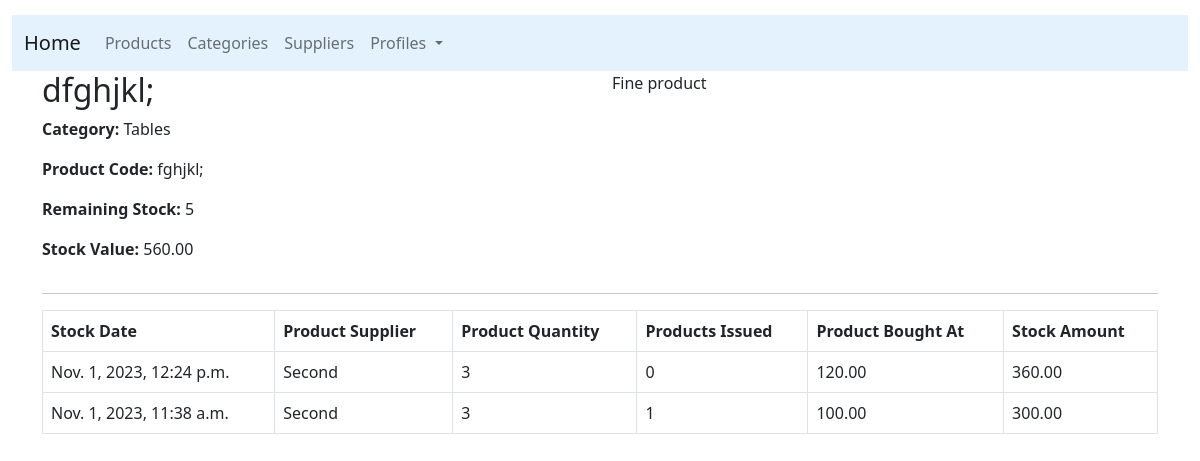
Page /detail/3/ (signed in) on the earlier database version.
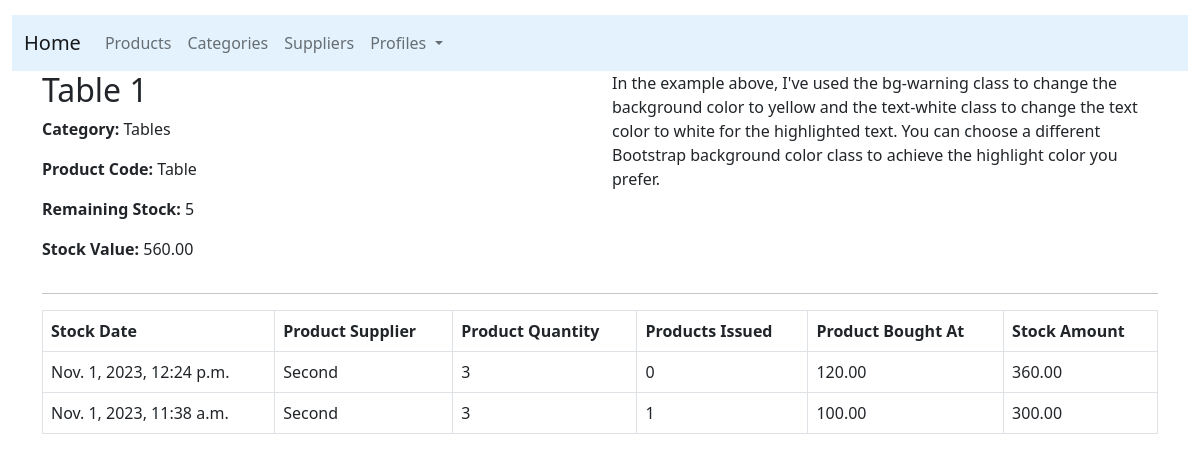
Same page on the later database version.
### products/models.py (models this page shows, shortened)
class Product(models.Model):
    product_category = models.ForeignKey(Category,related_name='products',on_delete=models.CASCADE)
    product_code = models.CharField(max_length=20, db_index=True, unique=True)
    product_name = models.CharField(max_length=100, db_index=True)
    product_slug = models.SlugField(max_length=110, db_index=True)
    product_description = models.TextField(blank=True)
    date_created = models.DateTimeField(auto_now_add=True)
    date_updated = models.DateTimeField(auto_now=True)
    class Meta:
        ordering = ('product_name',)
        index_together = (('id', 'product_slug'),)
    def get_total_stock_quantity(self):
        total_quantity = 0
        product_stocks = self.stock.all()  # Assuming you have related_name='stock' in ProductStock
        for stock in product_stocks:
            total_quantity += stock.product_quantity
        return total_quantity
    def get_remaining_stock(self):
        total_quantity = self.get_total_stock_quantity()
        products_issued_sum = self.stock.aggregate(Sum('products_issued'))['products_issued__sum']
        remaining_stock = total_quantity - products_issued_sum
        return remaining_stock
    def calculate_total_stock_value(self):
        total_stock_value = 0
        for product_stock in self.stock.all():
            remaining_stock = product_stock.product_quantity - product_stock.products_issued
            stock_value = remaining_stock * product_stock.product_bought_at
            total_stock_value += stock_value
        return total_stock_value

class Category(models.Model):
    category_name = models.CharField(max_length=100,db_index=True)
    category_slug = models.SlugField(max_length=110,db_index=True,unique=True)
    category_description = models.TextField()
    date_created = models.DateTimeField(auto_now_add=True)
    date_updated = models.DateTimeField(auto_now=True)
    class Meta:
        ordering = ('category_name',)
        verbose_name = 'Category'
        verbose_name_plural = 'Categories'
    def __str__(self):
        return self.category_name

### inventory/models.py (models this page shows, shortened)
class ProductStock(models.Model):
    product_supplier = models.ForeignKey(ProductSupplier,related_name='supplier',on_delete=models.CASCADE)
    product = models.ForeignKey(Product,related_name='stock',on_delete=models.CASCADE)
    product_quantity = models.IntegerField()
    products_issued = models.IntegerField(default=0)
    product_bought_at = models.DecimalField(max_digits=10, decimal_places=2)
    stock_finished = models.BooleanField(default=False)
    date_created = models.DateTimeField(auto_now_add=True)
    date_updated = models.DateTimeField(auto_now=True)
    class Meta:
        ordering = ('-date_created',)
        verbose_name = 'Product Stock'
        verbose_name_plural = 'Product Stocks'
    def product_stock_amount(self):
        return self.product_bought_at * self.product_quantity

### products/views.py (the view)
# urls.py: path('detail/<int:product_id>/',views.product_detail,name='product_detail'),
@login_required(login_url='/')
def product_detail(request,product_id):
    product = get_object_or_404(Product, pk=product_id)
    stocks = ProductStock.objects.filter(product=product,stock_finished=False)
    return render(request, 'products/product_detail.html', {'product': product,'stocks':stocks})

### inventory/models.py (called while the page is built)
    def __str__(self):
        return self.supplier_name

### products/templates/products/product_detail.html (shortened to what this page needs)
{% extends "products/base.html" %}
{% block content %}
<div class="container">
    <div class="row">
        <div class="col-md-6">
            <h2>{{ product.product_name }}</h2>
            <p>
                <strong>Category:</strong> {{ product.product_category }}
            </p>
            <p>
                <strong>Product Code:</strong> {{ product.product_code }}
            </p>
            <p>
                <strong>Remaining Stock:</strong> {{ product.get_remaining_stock }}
            </p>
            <p>
                <strong>Stock Value:</strong> {{ product.calculate_total_stock_value }}
            </p>
        </div>
        <div class="col-md-6">
            <p>{{ product.product_description }}</p>
        </div>
    </div>
    <hr>
    <div>
        <table class="table table-bordered">
            <thead>
                <tr>
                    <th>Stock Date</th>
                    <th>Product Supplier</th>
                    <th>Product Quantity</th>
                    <th>Products Issued</th>
                    <th>Product Bought At</th>
                    <th>Stock Amount</th>
                </tr>
            </thead>
            <tbody>
                {% for stock in stocks %}
                <tr>
                    <td>{{ stock.date_created }}</td>
                    <td>{{ stock.product_supplier }}</td>
                    <td>{{ stock.product_quantity }}</td>
                    <td>{{ stock.products_issued }}</td>
                    <td>{{ stock.product_bought_at }}</td>
                    <td>{{ stock.product_stock_amount }}</td>
                </tr>
                {% endfor %}
            </tbody>
        </table>
{% endblock %}

Differences in the rows shown:
changed Product "Tables": product_name "dfghjkl;" → "Table 1"; product_code "fghjkl;" → "Table"; product_description "Fine product" → "In the example above, I've used the bg-warning class to change the background color to yellow and the text-white class to change the text color to white for the highlighted text. You can choose a different Bootstrap background color class to achieve the highlight color you prefer."
